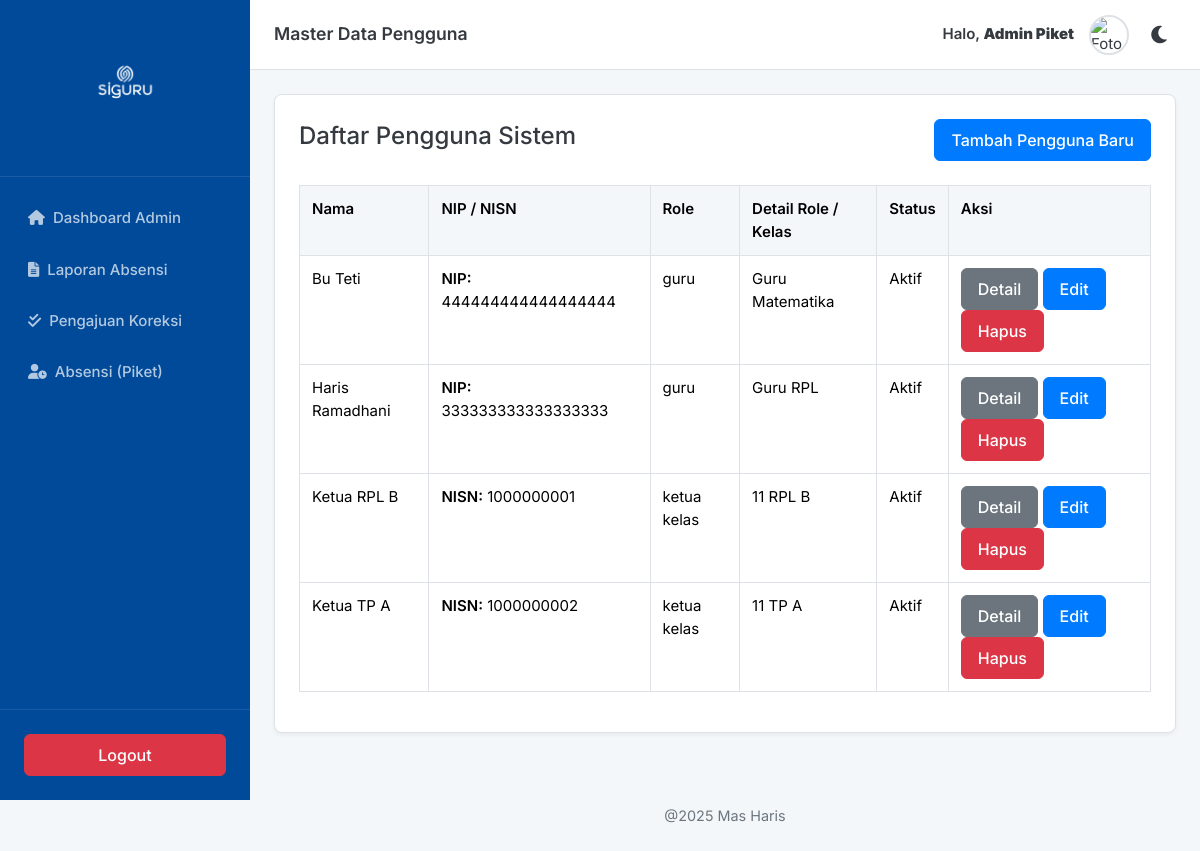
Page /manage_users.php (signed in) on the committed database.
### tables this page shows
CREATE TABLE
  `users` (
    `id` INT AUTO_INCREMENT PRIMARY KEY,
    `nama` VARCHAR(100) NOT NULL,
    `nip` VARCHAR(18) CHARACTER
    SET
      utf8mb4 NULL UNIQUE,
      `nisn` VARCHAR(10) CHARACTER
    SET
      utf8mb4 NULL UNIQUE,
      `password` VARCHAR(255) NOT NULL,
      `role` ENUM ('super admin', 'admin', 'guru', 'ketua kelas') NOT NULL,
      `role_guru` VARCHAR(100) NULL COMMENT 'Cth: Guru Matematika',
      `kelas_id` INT NULL COMMENT 'Hanya untuk Ketua Kelas',
      `status` ENUM ('Aktif', 'Non-Aktif') NOT NULL DEFAULT 'Aktif',
       
      `jenis_kelamin` ENUM ('Laki-laki', 'Perempuan') NULL,
      `alamat` TEXT NULL,
      `foto` VARCHAR(255) NULL COMMENT 'Nama file foto profil',
      FOREIGN KEY (`kelas_id`) REFERENCES `kelas` (`id`) ON DELETE SET NULL
  );

### manage_users.php (the view, shortened to what this page needs)
<?php
require_once 'includes/db.php';
$current_role = $_SESSION['user_role'];
$sql = "SELECT u.*,
        (CASE t.nama_tingkat WHEN 'X' THEN '10' WHEN 'XI' THEN '11' WHEN 'XII' THEN '12' ELSE t.nama_tingkat END) AS nama_tingkat_numerik,
        j.singkatan_jurusan, k.rombel
        FROM users u
        LEFT JOIN kelas k ON u.kelas_id = k.id
        LEFT JOIN tingkat t ON k.tingkat_id = t.id
        LEFT JOIN jurusan j ON k.jurusan_id = j.id";
if ($current_role == 'admin') {
    $sql .= " WHERE u.role IN ('guru', 'ketua kelas')";
}
$sql .= " ORDER BY u.nama ASC";
$result = $conn->query($sql);
?>
<?php include 'includes/header.php'; ?>
<div class="card-ui">
    <div style="display: flex; justify-content: space-between; align-items: center;">
        <h4>Daftar Pengguna Sistem</h4>
        <a href="edit_user.php" class="btn btn-primary">Tambah Pengguna Baru</a>
    </div>
    <div style="overflow-x: auto; margin-top: 1.5rem;">
        <table class="table">
            <thead>
                <tr>
                    <th>Nama</th>
                    <th>NIP / NISN</th>
                    <th>Role</th>
                    <th>Detail Role / Kelas</th>
                    <th>Status</th>
                    <th>Aksi</th>
                </tr>
            </thead>
            <tbody>
                <?php if ($result->num_rows > 0): ?>
                    <?php while ($row = $result->fetch_assoc()): ?>
                        <tr>
                            <td>
                                <?= htmlspecialchars($row['nama']); ?>
                            </td>
                            <td>
                                <?php if (!empty($row['nip'])): ?>
                                    <span style="font-weight: 600;">NIP:</span> <?= htmlspecialchars($row['nip']); ?>
                                <?php elseif (!empty($row['nisn'])): ?>
                                    <span style="font-weight: 600;">NISN:</span> <?= htmlspecialchars($row['nisn']); ?>
                                <?php else: ?> - <?php endif; ?>
                            </td>
                            <td><?= htmlspecialchars($row['role']); ?></td>
                            <td>
                                <?php
                                if ($row['role'] == 'ketua kelas') {
                                    echo htmlspecialchars($row['nama_tingkat_numerik'] . ' ' . $row['singkatan_jurusan'] . ' ' . $row['rombel']);
                                } else {
                                    echo htmlspecialchars($row['role_guru']);
                                }
                                ?>
                            </td>
                            <td><?= htmlspecialchars($row['status']); ?></td>
                            <td>
                                <a href="detail_user.php?id=<?= $row['id']; ?>" class="btn btn-secondary">Detail</a>
                                <a href="edit_user.php?id=<?= $row['id']; ?>" class="btn btn-primary">Edit</a>
                                <a href="manage_users.php?action=delete&id=<?= $row['id']; ?>" class="btn btn-danger btn-hapus">Hapus</a>
                            </td>
                        </tr>
                    <?php endwhile; ?>
                <?php else: ?>
                    <tr>
                        <td colspan="6" style="text-align: center;">Belum ada data pengguna.</td>
                    </tr>
                <?php endif; ?>
            </tbody>
        </table>
    </div>
</div>
<?php include 'includes/footer.php'; ?>

### includes/header.php (shortened to what this page needs)
<?php
$user_nama = $_SESSION['user_nama'];
$user_role = $_SESSION['user_role'];
$user_foto = $_SESSION['user_foto'] ?? '';
if (!empty($user_foto) && file_exists('uploads/profil/' . $user_foto)) {
    $foto_profil_path = 'uploads/profil/' . $user_foto;
} else {
    $foto_profil_path = 'uploads/profil/default.png';
}
?>
<!DOCTYPE html>
<html lang="id">
<head>
    <link href="https://cdn.jsdelivr.net/npm/bootstrap@5.3.2/dist/css/bootstrap.min.css" rel="stylesheet">
    <link rel="stylesheet" href="https://cdnjs.cloudflare.com/ajax/libs/font-awesome/6.0.0-beta3/css/all.min.css">
    <link rel="stylesheet" href="assets/css/style.css">
</head>
<body class="app-body">
    <div class="wrapper">
        <nav class="sidebar" id="sidebar">
            <div class="sidebar-header">
                <img src="includes/logo.png" alt="Logo SiGuru" class="sidebar-logo logo-fix">
            </div>
            <ul class="sidebar-menu">
                <?php if ($user_role === 'admin'): ?>
                    <li><a href="dashboard_admin.php" class="sidebar-link"><i class="fas fa-home me-2"></i>Dashboard Admin</a></li>
                    <li><a href="laporan_absensi.php" class="sidebar-link"><i class="fas fa-file-alt me-2"></i>Laporan Absensi</a></li>
                    <li><a href="lihat_koreksi.php" class="sidebar-link"><i class="fas fa-check-double me-2"></i>Pengajuan Koreksi</a></li>
                    <li><a href="absensi_guru.php" class="sidebar-link"><i class="fas fa-user-clock me-2"></i>Absensi (Piket)</a></li>
                <?php endif; ?>
            </ul>
            <div class="sidebar-footer">
                <a href="logout.php" class="btn btn-danger w-100">Logout</a>
            </div>
        </nav>
        <div class="main-content" id="main-content">
            <header class="header">
                <div class="header-left">
                    <span style="font-weight: 600; font-size: 1.1rem;"><?= htmlspecialchars($_SESSION['page_title'] ?? 'Dashboard'); ?></span>
                </div>
                <div class="header-user-info">
                    <span>Halo, <strong><?= htmlspecialchars($user_nama); ?></strong></span>
                    <img src="<?= $foto_profil_path; ?>" alt="Foto" class="header-profile-pic">
                    <button id="theme-toggle" class="theme-toggle" title="Toggle theme">
                        <span class="moon-icon"><i class="fas fa-moon"></i></span>
                    </button>
                </div>
            </header>
            <div class="page-content">

### includes/footer.php (shortened to what this page needs)
</div>
<footer class="footer-text">
    @2025 Mas Haris
</footer>
</div>
</div>
</body>
</html>

### assets/css/style.css (style rules this page uses)
:root { --primary-color: #007bff; --primary-hover: #0056b3; --dark-blue: #004a99; --light-color: #f4f7fa; --white-color: #ffffff; --border-color: #dee2e6; --text-color: #343a40; --text-light: #6c757d; --success: #28a745; --danger: #dc3545; --sidebar-width: 250px; --header-height: 70px; }
body { font-family: "Inter", sans-serif; background-color: var(--light-color); color: var(--text-color); margin: 0; padding: 0; font-size: 15px; transition: background-color 0.2s, color 0.2s; }
.wrapper { display: flex; }
.sidebar { width: var(--sidebar-width); height: 100vh; position: fixed; top: 0; left: 0; background-color: var(--dark-blue); color: var(--white-color); display: flex; flex-direction: column; z-index: 1000; transition: transform 0.3s ease; }
.sidebar-header { height: auto; display: flex; flex-direction: column; align-items: center; padding: 1.5rem; border-bottom: 1px solid rgba(255, 255, 255, 0.1); box-sizing: border-box; flex-shrink: 0; }
.sidebar-logo { height: 120px; width: 120px; object-fit: contain; margin-right: 0; margin-bottom: 0.5rem; }
.sidebar-logo.logo-fix { filter: invert(1) brightness(2); }
.sidebar-menu { flex-grow: 1; list-style: none; padding: 1rem 0; margin: 0; overflow-y: auto; overflow-x: hidden; }
.sidebar-menu a { display: block; padding: 0.9rem 1.5rem; color: rgba(255, 255, 255, 0.7); text-decoration: none; font-weight: 500; border-left: 4px solid transparent; transition: all 0.2s ease; }
.sidebar-footer { padding: 1.5rem; border-top: 1px solid rgba(255, 255, 255, 0.1); flex-shrink: 0; }
.sidebar-footer .btn { width: 100%; box-sizing: border-box; }
.main-content { margin-left: var(--sidebar-width); width: calc(100% - var(--sidebar-width)); display: flex; flex-direction: column; min-height: 100vh; transition: margin-left 0.3s ease; }
.header { height: var(--header-height); background-color: var(--white-color); border-bottom: 1px solid var(--border-color); display: flex; align-items: center; justify-content: space-between; padding: 0 1.5rem; position: sticky; top: 0; z-index: 900; transition: background-color 0.2s, border-color 0.2s; }
.header-left { display: flex; align-items: center; }
.header-user-info { display: flex; align-items: center; }
.page-content { flex-grow: 1; padding: 1.5rem; }
.footer-text { text-align: center; padding: 1.5rem; color: var(--text-light); font-size: 0.9rem; }
.theme-toggle { background: none; border: none; color: var(--text-color); font-size: 1.25rem; cursor: pointer; order: 3; margin-left: 15px; }
body:not(.dark-mode) .theme-toggle .moon-icon { display: block; }
.header-user-info span { font-weight: 600; order: 1; }
.header-profile-pic { width: 40px; height: 40px; border-radius: 50%; object-fit: cover; margin-left: 15px; border: 2px solid var(--border-color); order: 2; }
.card-ui { background-color: var(--white-color); border: 1px solid var(--border-color); border-radius: 8px; padding: 1.5rem; margin-bottom: 1.5rem; box-shadow: 0 2px 4px rgba(0, 0, 0, 0.05); transition: background-color 0.2s, border-color 0.2s; }
.btn { padding: 0.5rem 1rem; font-weight: 500; border-radius: 6px; cursor: pointer; text-decoration: none; display: inline-block; border: 1px solid transparent; }
.btn-primary { background-color: var(--primary-color); color: var(--white-color); border-color: var(--primary-color); }
.btn-danger { background-color: var(--danger); color: var(--white-color); border-color: var(--danger); }
.btn-secondary { background-color: var(--text-light); color: var(--white-color); border-color: var(--text-light); }
.table { width: 100%; border-collapse: collapse; }
.table th, .table td { padding: 0.75rem; border: 1px solid var(--border-color); text-align: left; vertical-align: top; }
.table thead th { background-color: var(--light-color); font-weight: 600; }

### rows in the picture
users: nama "Bu Teti", nip "444444444444444444", role "guru", role_guru "Guru Matematika", status "Aktif"
users: nama "Haris Ramadhani", nip "333333333333333333", role "guru", role_guru "Guru RPL", status "Aktif"
users: nama "Ketua RPL B", nisn "1000000001", role "ketua kelas", rombel "11 RPL B", status "Aktif"
users: nama "Ketua TP A", nisn "1000000002", role "ketua kelas", rombel "11 TP A", status "Aktif"

### other values in the picture
$_SESSION['page_title'] "Master Data Pengguna"
$user_nama "Admin Piket"
